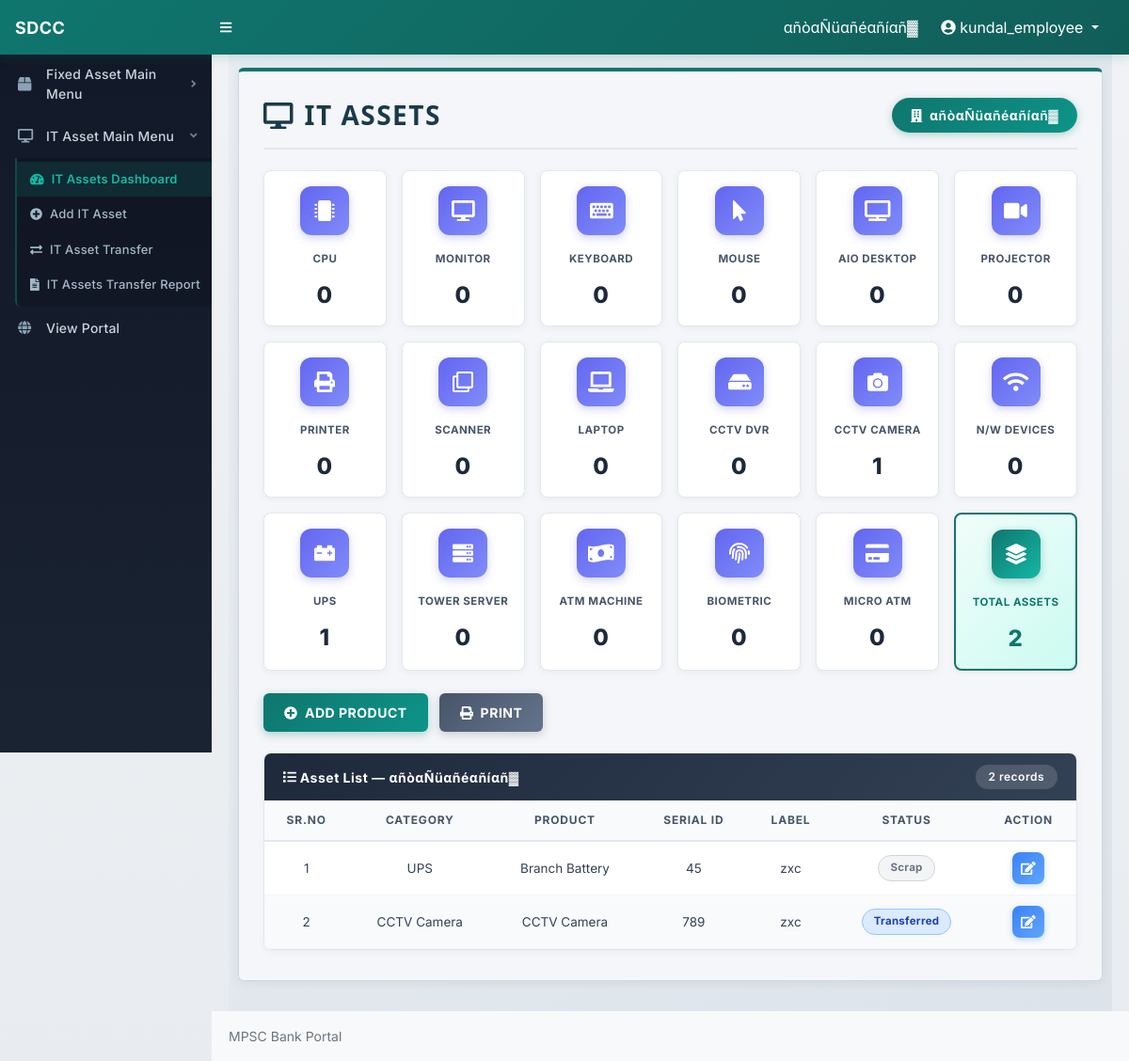
Screenshot of /manage-it-assets.php (signed in) with the database file from the repository.
### tables this page shows
CREATE TABLE `it_assets` (
  `id` int(11) NOT NULL AUTO_INCREMENT,
  `branch_name` varchar(255) NOT NULL,
  `category` varchar(100) NOT NULL,
  `product` varchar(255) NOT NULL,
  `serial_id` varchar(255) DEFAULT NULL,
  `label_name` varchar(255) DEFAULT NULL,
  `status` varchar(100) DEFAULT 'Available',
  `created_at` datetime DEFAULT current_timestamp(),
  PRIMARY KEY (`id`)
);

### manage-it-assets.php (the view, shortened to what this page needs)
<?php
include_once('./includes/config.php');
$branch = $_SESSION['branch_name'];
$categories = [
    'CPU'           => 'fas fa-microchip',
    'Monitor'       => 'fas fa-desktop',
    'Keyboard'      => 'fas fa-keyboard',
    'Mouse'         => 'fas fa-mouse-pointer',
    'Aio Desktop'   => 'fas fa-tv',
    'Projector'     => 'fas fa-video',
    'Printer'       => 'fas fa-print',
    'Scanner'       => 'far fa-clone',
    'Laptop'        => 'fas fa-laptop',
    'CCTV DVR'      => 'fas fa-hdd',
    'CCTV Camera'   => 'fas fa-camera',
    'N/W Devices'   => 'fas fa-wifi',
    'UPS'           => 'fas fa-car-battery',
    'Tower Server'  => 'fas fa-server',
    'ATM Machine'   => 'fas fa-money-bill-wave',
    'Biometric'     => 'fas fa-fingerprint',
    'Micro ATM'     => 'fas fa-credit-card',
];
$counts = [];
$totalAssets = 0;
$stmtCount = mysqli_prepare($con, "SELECT category, COUNT(*) AS cnt FROM it_assets WHERE branch_name = ? GROUP BY category");
mysqli_stmt_bind_param($stmtCount, "s", $branch);
mysqli_stmt_execute($stmtCount);
$resultCount = mysqli_stmt_get_result($stmtCount);
while ($row = mysqli_fetch_assoc($resultCount)) {
    $counts[$row['category']] = (int)$row['cnt'];
    $totalAssets += (int)$row['cnt'];
}
$stmtList = mysqli_prepare($con, "SELECT id, category, product, serial_id, label_name, status FROM it_assets WHERE branch_name = ? ORDER BY id DESC");
mysqli_stmt_bind_param($stmtList, "s", $branch);
mysqli_stmt_execute($stmtList);
$assetList = mysqli_stmt_get_result($stmtList);
?>
<!DOCTYPE html>
<html lang="en">
<head>
    <link href="./css/styles.css" rel="stylesheet" />
    <link href="./css/custom.css" rel="stylesheet" />
    <link href="./css/it-assets.css?v=2" rel="stylesheet" />
</head>
<body class="sb-nav-fixed">
    <nav class="sb-topnav navbar navbar-expand navbar-dark" style="background:#099c78;">
        <a class="navbar-brand ps-3" href="entry-forms.php">SDCC</a>
        <button class="btn btn-link btn-sm order-1 order-lg-0 me-4 me-lg-0" id="sidebarToggle">
            <i class="fas fa-bars"></i>
        </button>
        <ul class="navbar-nav ms-auto me-3 me-lg-4 align-items-center">
            <li class="nav-item me-3 text-white">
                <?php echo htmlspecialchars($_SESSION['branch_name']); ?>
            </li>
            <li class="nav-item dropdown">
                <a class="nav-link dropdown-toggle text-white" href="#" id="navbarDropdown" role="button" data-bs-toggle="dropdown">
                    <i class="fas fa-user-circle"></i>
                    <?php echo htmlspecialchars($_SESSION['login']); ?>
                </a>
            </li>
        </ul>
    </nav>
    <div id="layoutSidenav">
        <?php include_once('./includes/entry-sidebar.php'); ?>
        <div id="layoutSidenav_content">
            <main>
                <div class="container-fluid px-3">
                    <div class="it-assets-page">
                        <div class="it-assets-panel">
                            <div class="ita-header">
                                <h1 class="ita-title"><i class="fas fa-desktop"></i> IT ASSETS</h1>
                                <div class="ita-branch-badge">
                                    <i class="fas fa-building"></i>
                                    <?php echo htmlspecialchars($branch); ?>
                                </div>
                            </div>
                            <div class="ita-summary-grid">
                                <?php foreach ($categories as $catName => $catIcon) {
                                    $cnt = isset($counts[$catName]) ? $counts[$catName] : 0;
                                ?>
                                    <div class="ita-card">
                                        <div class="ita-card-icon-wrap">
                                            <i class="<?php echo $catIcon; ?>"></i>
                                        </div>
                                        <div class="ita-card-label"><?php echo htmlspecialchars($catName); ?></div>
                                        <div class="ita-card-count"><?php echo $cnt; ?></div>
                                    </div>
                                <?php } ?>
                                <div class="ita-card ita-card-total">
                                    <div class="ita-card-icon-wrap total">
                                        <i class="fas fa-layer-group"></i>
                                    </div>
                                    <div class="ita-card-label">TOTAL ASSETS</div>
                                    <div class="ita-card-count"><?php echo $totalAssets; ?></div>
                                </div>
                            </div>
                            <div class="ita-actions">
                                <a href="add-it-asset.php" class="ita-btn ita-btn-primary" id="btnAddProduct">
                                    <i class="fas fa-plus-circle"></i> ADD PRODUCT
                                </a>
                                <button onclick="printTable()" class="ita-btn ita-btn-secondary" id="btnPrint">
                                    <i class="fas fa-print"></i> PRINT
                                </button>
                            </div>
                            <div class="ita-table-wrap" id="printableArea">
                                <div class="ita-table-header-bar">
                                    <span><i class="fas fa-list"></i> Asset List — <?php echo htmlspecialchars($branch); ?></span>
                                    <span class="ita-table-count"><?php echo $totalAssets; ?> records</span>
                                </div>
                                <div class="ita-table-scroll">
                                    <table class="ita-table" id="assetTable">
                                        <thead>
                                            <tr>
                                                <th>Sr.No</th>
                                                <th>Category</th>
                                                <th>Product</th>
                                                <th>Serial ID</th>
                                                <th>Label</th>
                                                <th>Status</th>
                                                <th class="no-print">Action</th>
                                            </tr>
                                        </thead>
                                        <tbody>
                                            <?php
                                            $sr = 1;
                                            if ($assetList && mysqli_num_rows($assetList) > 0) {
                                                while ($asset = mysqli_fetch_assoc($assetList)) {
                                                    $statusClass = '';
                                                    switch ($asset['status']) {
                                                        case 'Transferred':
                                                            $statusClass = 'status-transferred';
                                                            break;
                                                        case 'Scrap':
                                                            $statusClass = 'status-scrap';
                                                            break;
                                                    }
                                            ?>
                                                    <tr>
                                                        <td><?php echo $sr++; ?></td>
                                                        <td><?php echo htmlspecialchars($asset['category']); ?></td>
                                                        <td><?php echo htmlspecialchars($asset['product']); ?></td>
                                                        <td><?php echo htmlspecialchars($asset['serial_id'] ?? '—'); ?></td>
                                                        <td><?php echo htmlspecialchars($asset['label_name'] ?? '—'); ?></td>
                                                        <td>
                                                            <span class="ita-status-badge <?php echo $statusClass; ?>">
                                                                <?php echo htmlspecialchars($asset['status']); ?>
                                                            </span>
                                                        </td>
                                                        <td class="no-print">
                                                            <a href="edit-it-asset.php?id=<?php echo $asset['id']; ?>" class="ita-edit-btn" title="Edit">
                                                                <i class="fas fa-edit"></i>
                                                            </a>
                                                        </td>
                                                    </tr>
                                            <?php
                                                }
                                            } ?>
                                        </tbody>
                                    </table>
                                </div>
                            </div>
                        </div>
                    </div>
                </div>
            </main>
            <footer class="py-3 bg-light mt-auto">
                <div class="container-fluid px-4">
                    <div class="small text-muted">MPSC Bank Portal</div>
                </div>
            </footer>
        </div>
    </div>
</body>
</html>

### css/custom.css (style rules this page uses)
body { background-color: #f0f2f5 !important; font-family: 'Inter', 'Segoe UI', Arial, Helvetica, sans-serif; -webkit-font-smoothing: antialiased; -moz-osx-font-smoothing: grayscale; }
#layoutSidenav_content { background: linear-gradient(180deg, #f0f2f5 0%, #e8ebef 100%); }
.container-fluid { padding-left: 18px !important; padding-right: 18px !important; }
.sb-topnav { background: linear-gradient(135deg, #0f766e 0%, #115e59 100%) !important; height: 58px; min-height: 58px; box-shadow: 0 2px 12px rgba(15, 118, 110, 0.2) !important; border: none !important; }
.sb-topnav .navbar-brand { color: #ffffff !important; font-size: 18px; font-weight: 700; width: 225px; padding-left: 18px; letter-spacing: 0.5px; }
.sb-topnav .nav-link, .sb-topnav .navbar-brand, .sb-topnav .topbar-bank-name, .sb-topnav .topbar-user-text { color: #ffffff !important; }

### rows the page displays
it_assets: category "UPS", product "Branch Battery", serial "45", label_name "zxc", status "Scrap"
it_assets: category "CCTV Camera", product "CCTV Camera", serial "789", label_name "zxc", status "Transferred"

### other values shown
$_SESSION['branch_name'] "αñòαÑüαñéαñíαñ▓"
$_SESSION['login'] "kundal_employee"
$branch "αñòαÑüαñéαñíαñ▓"
$catName "CPU"
$cnt "0"
$catName "MONITOR"
$catName "KEYBOARD"
$catName "MOUSE"
$catName "AIO DESKTOP"
$catName "PROJECTOR"
$catName "PRINTER"
$catName "SCANNER"
$catName "LAPTOP"
$catName "CCTV DVR"
$catName "CCTV CAMERA"
